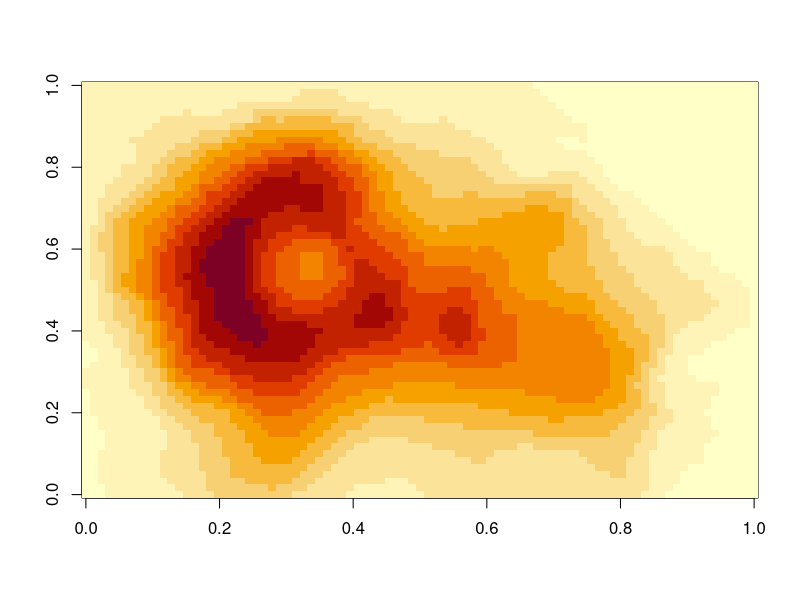
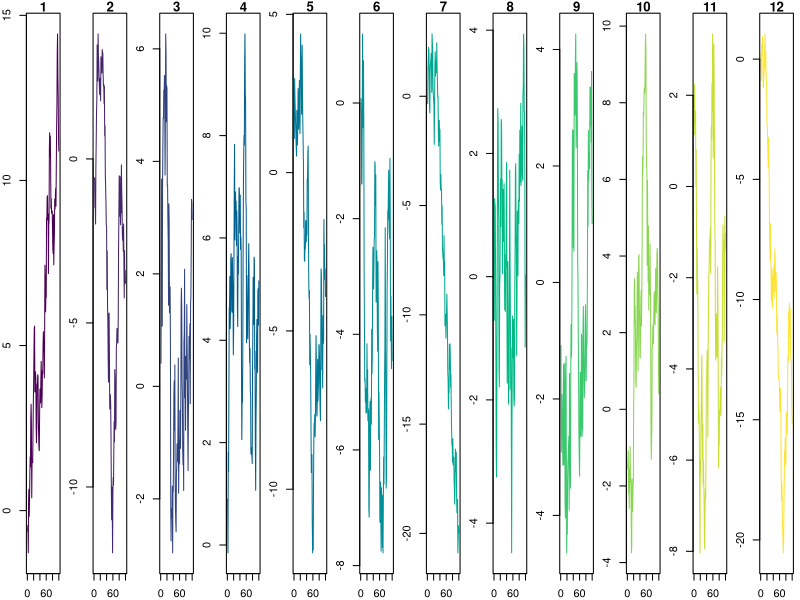

Write the R code that produced these figures, in order.
## ---- chunk 1
#| fig-height: 4
#| fig-alt: >-
#|   Heat map of the Maunga Whau volcano's heights, in yellow, orange, and red
#| fig-cap: "Heights of Maunga Whau (Mount Eden)."

image(z = volcano)
## ---- chunk 2
#| panzoom:
#|   fit: height
#| fig-width: 24
#| fig-height: 2
#| fig-alt: >-
#|   A row of 12 small line plots of random walks, each in its own color
#| fig-cap: "A 24 × 2 inch strip of 12 random walks."

set.seed(1)
par(mfrow = c(1, 12), mar = c(2, 2, 1, 0.5))
for (i in 1:12) {
  plot(cumsum(rnorm(100)), type = "l", col = hcl.colors(12)[i], main = i)
}
